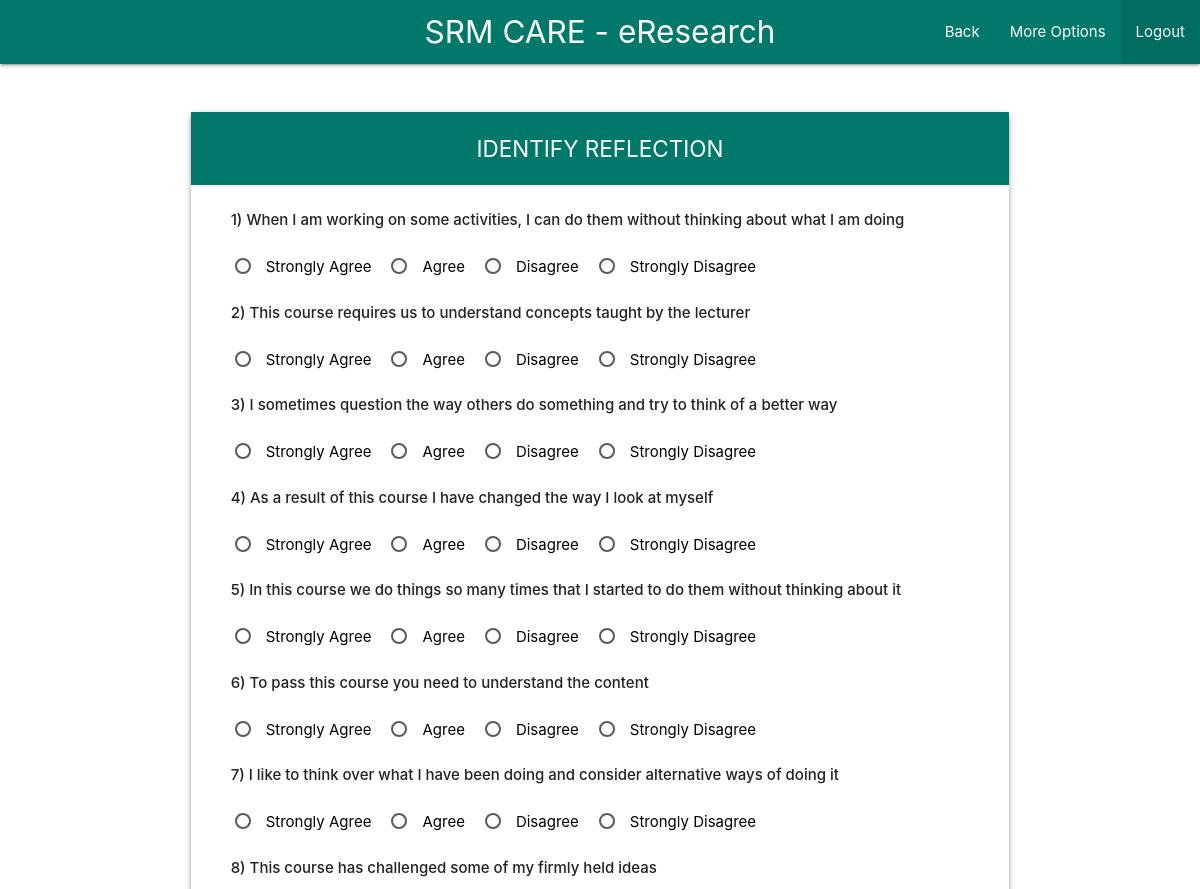
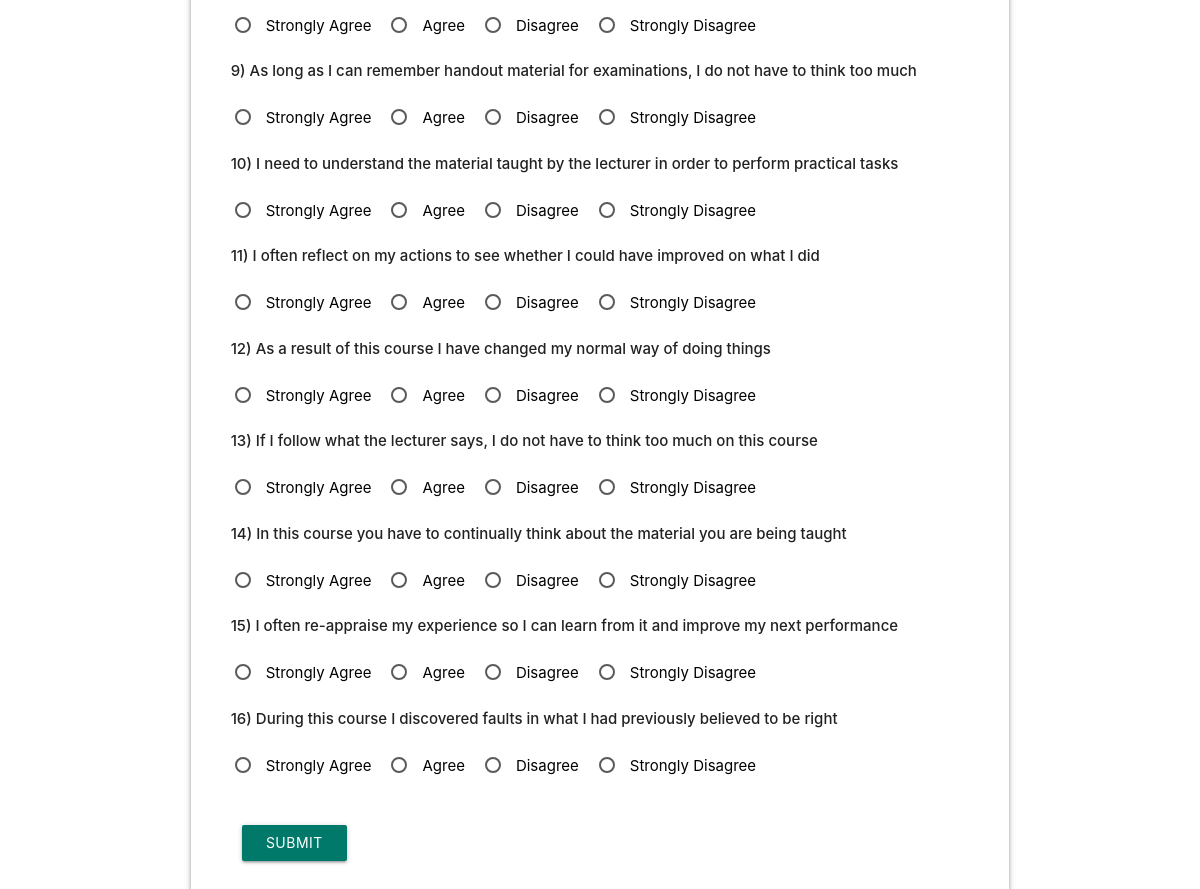
The app's page /login/user/identify/reflection.php (signed in) with its own data (2 pictures, top to bottom).
### tables this page shows
CREATE TABLE `reflection` (
  `id` int(11) NOT NULL,
  `question` text NOT NULL
);

### includes/general.php (called while the page is built, shortened)
<?php
$nav_title="SRM CARE - eResearch";
$color="teal darken-2";
?>

### login/user/identify/reflection.php (the view, shortened to what this page needs)
<?php
    include_once("../../../includes/config.php");
    include_once("../../../includes/general.php");
?>
<html>
    <head>
      <link type="text/css" rel="stylesheet" href="../../../css/materialize.min.css"  media="screen,projection"/>
      <link href="../../css/material-icons.css" rel="stylesheet">
    </head>
    <body>
 <nav>
    <div class="<?php echo $color; ?> nav-wrapper">
      <a href="#!" class="brand-logo hide-on-small-only center"><?php echo $nav_title; ?></a>
      <ul id="nav-mobile" class="right hide-on-med-and-down">
        <li><a href="index.php">Back</a></li>
        <li><a class="dropdown-trigger" data-target="dropdown1">More Options</a></li>
        <li class="active"><a href="../../../index.php">Logout</a></li>
      </ul>
    </div>
  </nav>
    <div class="container">
      <div class="row">
        <div class="col s12">
          <div class="card z-depth-2">
             <div id="l1" class="login center-align <?php echo $color; ?> white-text">IDENTIFY REFLECTION</div>
            <div class="card-content">
                <div class="row reflection" style="margin-left: 2%;">
                  <?php
                    $sql = "SELECT * FROM reflection";
                    if($result = mysqli_query($conn, $sql)) {
                      while($row = mysqli_fetch_assoc($result)) {
                        echo "<p><strong>".$row['id'].")&nbsp;".$row['question']."</strong></p>";
                        echo "<br>";
                        echo "
                        <p>
                          <label>
                            <input name='q".$row['id']."' type='radio' value='3'/>
                            <span>Strongly Agree</span>
                          </label>
                          &nbsp;&nbsp;
                          <label>
                            <input name='q".$row['id']."' type='radio' value='2'/>
                            <span>Agree</span>
                          </label>
                          &nbsp;&nbsp;
                          <label>
                            <input name='q".$row['id']."' type='radio' value='1'/>
                            <span>Disagree</span>
                          </label>
                          &nbsp;&nbsp;
                          <label>
                            <input name='q".$row['id']."' type='radio' value='0'/>
                            <span>Strongly Disagree</span>
                          </label>
                        </p>
                        <br>
                        ";
                        }
                    }
                  ?>
                  <div class="col s4 m2">
                      <a class="btnsize waves-effect waves-light btn <?php echo $color?>" id="submit">Submit</a>
                  </div>
                </div>
            </div>
            </div>
          </div>
        </div>
      </div>
    </body>
  </html>

### login/user/identify/reflection.php (style rules this page uses)
.container { position: relative; top: 5%; }
.login { padding: 20px; font-size: 1.5em; margin-bottom: 0px; }
.btnsize { min-width: 100% !important; margin-top: 25px; }
span { color: black; }

### records on screen
reflection: id "1", question "When I am working on some activities, I can do them without thinking about what I am doing"
reflection: id "2", question "This course requires us to understand concepts taught by the lecturer"
reflection: id "3", question "I sometimes question the way others do something and try to think of a better way"
reflection: id "4", question "As a result of this course I have changed the way I look at myself"
reflection: id "5", question "In this course we do things so many times that I started to do them without thinking about it"
reflection: id "6", question "To pass this course you need to understand the content"
reflection: id "7", question "I like to think over what I have been doing and consider alternative ways of doing it"
reflection: id "8", question "This course has challenged some of my firmly held ideas"
reflection: id "9", question "As long as I can remember handout material for examinations, I do not have to think too much"
reflection: id "10", question "I need to understand the material taught by the lecturer in order to perform practical tasks"
reflection: id "11", question "I often reflect on my actions to see whether I could have improved on what I did"
reflection: id "12", question "As a result of this course I have changed my normal way of doing things"
reflection: id "13", question "If I follow what the lecturer says, I do not have to think too much on this course"
reflection: id "14", question "In this course you have to continually think about the material you are being taught"
reflection: id "15", question "I often re-appraise my experience so I can learn from it and improve my next performance"
reflection: id "16", question "During this course I discovered faults in what I had previously believed to be right"

### other values on screen
$nav_title "SRM CARE - eResearch"
